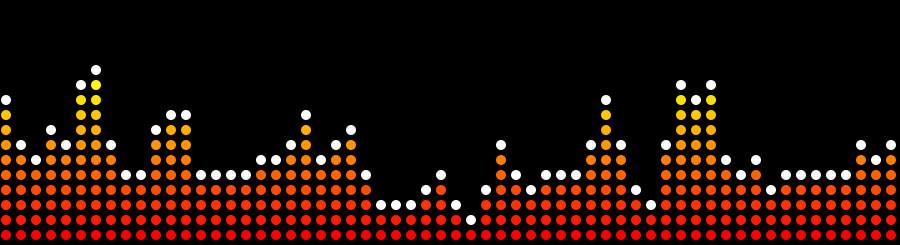
Frame 1 (no input)
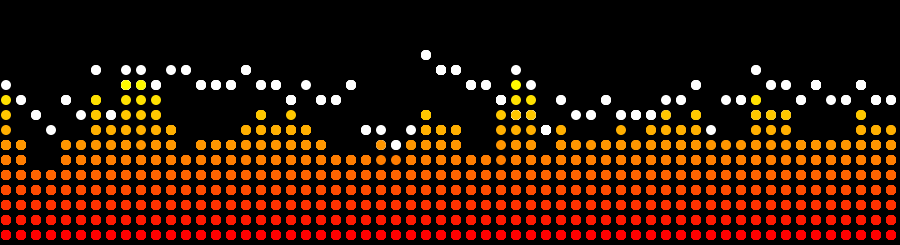
Frame 60 (the mouse pressed at the canvas centre just before this capture)
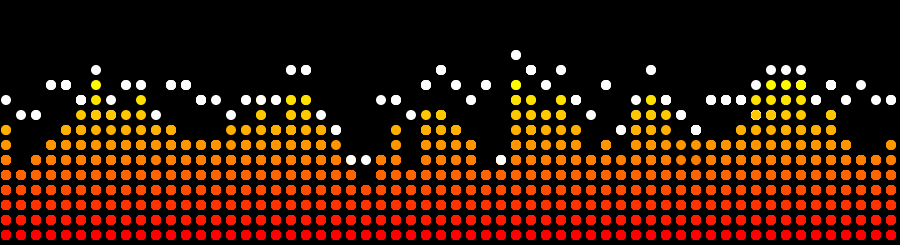
Frame 120 (the mouse held since frame 60 and released just before this capture)

The Processing sketch that drew these frames (run headless with seeded random() and noise(); from frame 60 on, the mouse is pressed at the canvas centre):

// Processing sketch: processing_354
// ── processing_354.pde

/*Arrays for tracking live and peak values*/
float[] live_value = new float[60];  
float[] live_accum = new float[60];  
float live_multi = .095;    //Multiplier for smoothing the live tracking. 1= no smoothing, lower = smoother
int[] peak_value = new int[60];      
int[] peak_multi = new int[60];      
int[] peak_angle = new int[60];      
int reading = 0;     //Stores current value

/*Noise adjustment variables*/
float xoff = 0.0;
float xincrement = .35;

void setup()
{
  size(900, 245);
  background(0);
  frameRate(60);
  smooth();
  noStroke();   //Speeds up animation
  noiseDetail(3);
}

void draw()
{
  for(int x=0; x<60; x++){  //Loop through each column of the display.
    reading = int(noise(xoff)*65536);    //Generate random noise for each column.
    xoff += xincrement;
    if(reading > live_value[x]){   //If the current noise is greater than it was:
      live_value[x] = reading;  //Ride the noise to the top.
      live_accum[x] = reading;
    }
    else{   //If the current noise is lower than it was:
      live_value[x] = live_multi + ((1-live_multi)*live_accum[x]);  //Smoothly decay the displayed reading
      live_accum[x] = live_value[x];      
    }
    if(reading > peak_value[x]){    //If the current noise is greater than the last peak:
      peak_value[x] = reading;      //Ride it to the top,
      peak_multi[x] = reading;
      peak_angle[x] = 90;    //and reset the decay.
    }
    else{     //If the current noise is lower than the last peak:
      peak_value[x] = int(float(peak_multi[x])*(sin(radians(peak_angle[x]))));    //Let the peak fall like gravity.
      peak_angle[x] += 5;
      if(peak_angle[x] > 180){    //Keeps the peak from animating below zero noise.
        peak_angle[x] = 180;   
      }
    }
    for(int y = 0; y <= 16; y++){    //Cycle through the display rows for each column.
      if(y == int(float(peak_value[x])/65536*16)){  //If the current row is a peak:
        fill(255, 255, 255);
        ellipse((width)/60*x+6, 240/16*(16-y)-5, 10, 10);    //Draw a white circle for the peak.
      }
      else if (y < int((live_value[x])/65536*16)){   //Or if the current row is part of the noise column:
        fill(255, 255/10*y, 0);
        ellipse((width)/60*x+6, 240/16*(16-y)-5, 10, 10);   //Draw a circle fading from red (bottom) to yellow(top).
      }
      else {   //If the current row is not noise or a peak:
        fill(0,0,0);
        ellipse((width)/60*x+6, 240/16*(16-y)-5, 13, 13);   //Erase the last frame's circle.
      }
    }
  }
}
